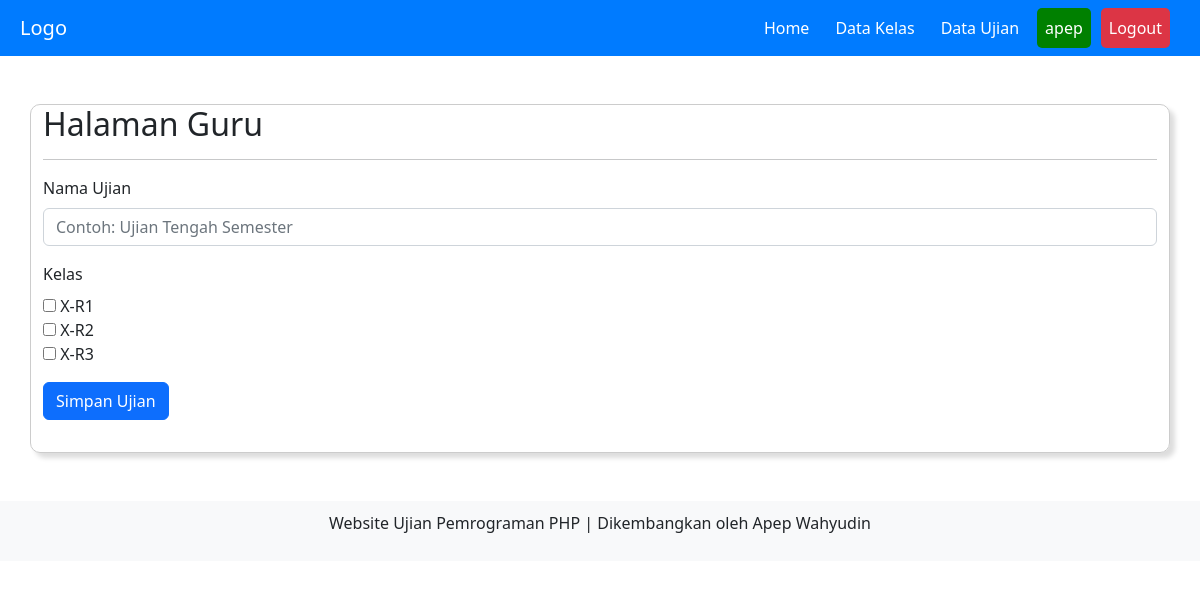
The page /guru/home.php?page=input_ujian (signed in) on the database its author committed.
### tables this page shows
CREATE TABLE `kelas` (
  `id_kelas` int(11) NOT NULL,
  `nama_kelas` varchar(10) NOT NULL,
  `status` enum('aktif','nonaktif') NOT NULL,
  `id_guru` int(11) NOT NULL
);

### guru/input_ujian.php (the view, shortened to what this page needs)
<form action="" method="post">
    <div class="mb-3">
        <label for="namaujian" class="form-label">Nama Ujian</label>
        <input type="text" class="form-control" id="namaujian" placeholder="Contoh: Ujian Tengah Semester" name="nama_ujian" required>
    </div>
    <div class="mb-3">
        <label for="kelas" class="form-label">Kelas</label>
        <br>
        <?php
        $query_kelas = "SELECT * FROM kelas WHERE id_guru='$_SESSION[id_guru]'";
        $result_kelas = mysqli_query($koneksi, $query_kelas);
        while ($row_kelas = mysqli_fetch_assoc($result_kelas)) {
            echo '<input type="checkbox" name="kelas[]" value="' . $row_kelas['id_kelas'] . '"> ' . $row_kelas['nama_kelas'] . '<br>';
        }
        ?>
    </div>
    <div class="mb-3">
        <button type="submit" class="btn btn-primary mb-3" name="submit">Simpan Ujian</button>
    </div>
</form>

### rows shown on the page
kelas: nama_kelas "X-R1"
kelas: nama_kelas "X-R2"
kelas: nama_kelas "X-R3"

### other values the page prints
$_SESSION["username"] "apep"
